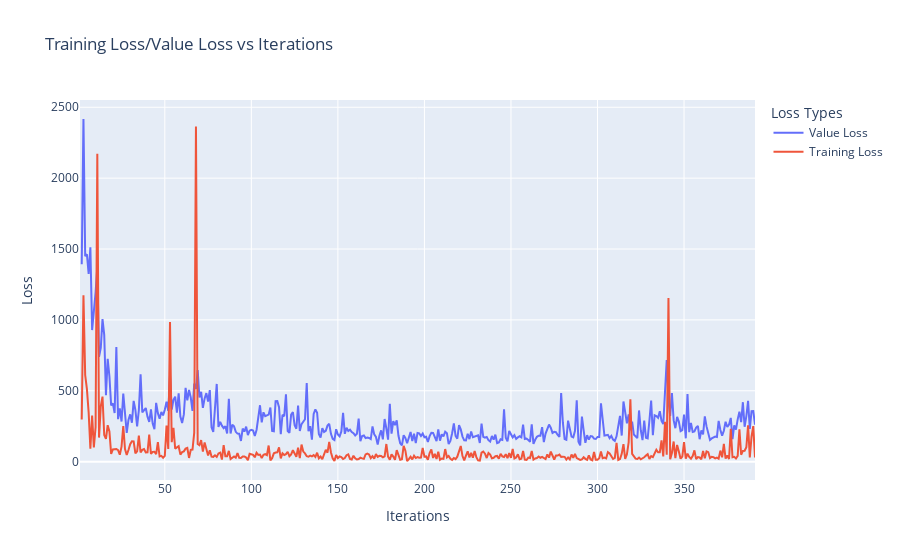

The code cell stored with this chart in its notebook:
### Code cell
fig = go.Figure()
fig.add_trace(go.Scatter(
    x=df['time/iterations'],
    y=df['train/value_loss'],
    mode='lines',
    name='Value Loss'
))
fig.add_trace(go.Scatter(
    x=df['time/iterations'],
    y=df['train/loss'],
    mode='lines',
    name='Training Loss'
))
fig.update_layout(
    title='Training Loss/Value Loss vs Iterations',
    xaxis_title='Iterations',
    yaxis_title='Loss',
    legend_title='Loss Types'
)

fig.show()

### Figure 1 — Plotly figure (JSON) as saved in the notebook; plotly's stock layout.template omitted (floating-point values rounded to 4 significant figures; data arrays with more than 128 entries replaced by an {"elided": "..."} marker saying what was removed)
{"data": [{"mode": "lines", "name": "Value Loss", "type": "scatter", "x": {"elided": "391 int values"}, "y": {"elided": "391 float values"}}, {"mode": "lines", "name": "Training Loss", "type": "scatter", "x": {"elided": "391 int values"}, "y": {"elided": "391 float values"}}], "layout": {"legend": {"title": {"text": "Loss Types"}}, "title": {"text": "Training Loss/Value Loss vs Iterations"}, "xaxis": {"title": {"text": "Iterations"}}, "yaxis": {"title": {"text": "Loss"}}}}
